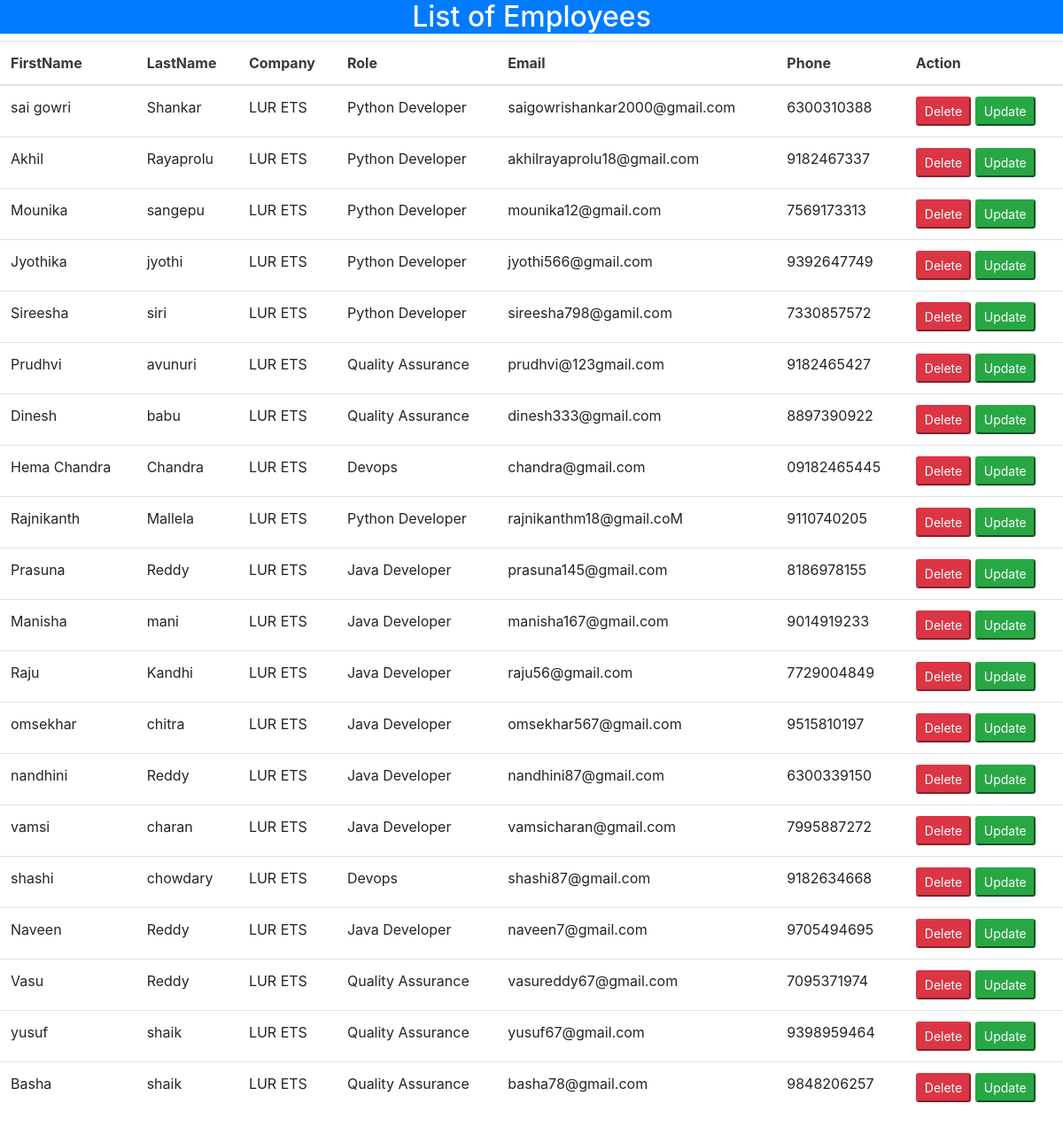
Page /showemp on the committed database.
### lur_monitor/models.py (models this page shows, shortened)
class Employee(models.Model):
    eFname = models.CharField(max_length=50,unique='true')
    eLname = models.CharField(max_length=50)
    eCompany = models.ForeignKey(Company, on_delete=models.CASCADE,default=0)
    empRole = models.ForeignKey(Role, on_delete=models.CASCADE, default=0)
    empId = models.ForeignKey(empId, on_delete=models.CASCADE,default=0)
    eEmail = models.EmailField(max_length=50)
    screenshot= models.FileField(upload_to="media", blank=True, null=True)
    url = models.URLField(max_length=200,null=True)
    apps = models.CharField(max_length=100,null=True)
    ePhone = models.CharField(max_length=50,null=True)
    created = models.DateTimeField(auto_now_add=True)
    app_img = models.FileField(upload_to="media", blank=True, null=True)
    class Meta:
        db_table = "employee"

class Company(models.Model):
    cName = models.CharField(max_length=50)
    cEmail = models.EmailField()
    cLogo = models.ImageField(upload_to="media", blank=True, null=True)
    cUrl = models.CharField(max_length=50)
    class Meta:
        db_table = "company"
    def __str__(self):
      return self.cName

class Role(models.Model):
     role = models.CharField(max_length=50,default=0)
     class Meta:
        db_table = "Role"
     def __str__(self):
      return self.role

### lur_monitor/views.py (the view)
# urls.py: path('showemp', views.showemp),
def showemp(request):
    employees = Employee.objects.all()
    return render(request, "showemp.html", {'employees':employees})

### lur_monitor/templates/showemp.html (shortened to what this page needs)
<!DOCTYPE html>
<html lang="en">
  <head>
    <link rel="stylesheet" href="https://stackpath.bootstrapcdn.com/bootstrap/4.1.3/css/bootstrap.min.css">
  </head>
  <body>
    <center><div><h2 class="bg-primary text-white">List of Employees</h2></div></center>
    <table class="table">
      <thead class="bg-muted text-dark">
        <tr>
          <th>FirstName</th>
          <th>LastName</th>
          <th>Company</th>
          <th>Role</th>
          <th>Email</th>
          <th>Phone</th>
          <th>Action</th>
        </tr>
      </thead>
      <tbody>
        {% for employee in employees %}
        <tr>
          <td>{{employee.eFname}}</td>
          <td>{{employee.eLname}}</td>
          <td>{{employee.eCompany}}</td>
          <td>{{employee.empRole}}</td>
          <td>{{employee.eEmail}}</td>
          <td>{{employee.ePhone}}</td>
          <td>
            <button class="btn-danger btn-sm" onclick="location.href='/deleteEmp/{{employee.eFname}}'">Delete</button>
            <button class="btn-success btn-sm" onclick="location.href='/editemp/{{employee.eFname}}'">Update</button>
          </td>
        </tr>
        {% endfor %}
      </tbody>
    </table>
  </body>
</html>

### rows in the picture
Employee: eFname "sai gowri", eLname "Shankar", eCompany "LUR ETS", empRole "Python Developer", eEmail "saigowrishankar2000@gmail.com", ePhone "6300310388"
Employee: eFname "Akhil", eLname "Rayaprolu", eCompany "LUR ETS", empRole "Python Developer", eEmail "akhilrayaprolu18@gmail.com", ePhone "9182467337"
Employee: eFname "Mounika", eLname "sangepu", eCompany "LUR ETS", empRole "Python Developer", eEmail "mounika12@gmail.com", ePhone "7569173313"
Employee: eFname "Jyothika", eLname "jyothi", eCompany "LUR ETS", empRole "Python Developer", eEmail "jyothi566@gmail.com", ePhone "9392647749"
Employee: eFname "Sireesha", eLname "siri", eCompany "LUR ETS", empRole "Python Developer", eEmail "sireesha798@gamil.com", ePhone "7330857572"
Employee: eFname "Prudhvi", eLname "avunuri", eCompany "LUR ETS", empRole "Quality Assurance", eEmail "prudhvi@123gmail.com", ePhone "9182465427"
Employee: eFname "Dinesh", eLname "babu", eCompany "LUR ETS", empRole "Quality Assurance", eEmail "dinesh333@gmail.com", ePhone "8897390922"
Employee: eFname "Hema Chandra", eLname "Chandra", eCompany "LUR ETS", empRole "Devops", eEmail "chandra@gmail.com", ePhone "09182465445"
Employee: eFname "Rajnikanth", eLname "Mallela", eCompany "LUR ETS", empRole "Python Developer", eEmail "rajnikanthm18@gmail.coM", ePhone "9110740205"
Employee: eFname "Prasuna", eLname "Reddy", eCompany "LUR ETS", empRole "Java Developer", eEmail "prasuna145@gmail.com", ePhone "8186978155"
Employee: eFname "Manisha", eLname "mani", eCompany "LUR ETS", empRole "Java Developer", eEmail "manisha167@gmail.com", ePhone "9014919233"
Employee: eFname "Raju", eLname "Kandhi", eCompany "LUR ETS", empRole "Java Developer", eEmail "raju56@gmail.com", ePhone "7729004849"
Employee: eFname "omsekhar", eLname "chitra", eCompany "LUR ETS", empRole "Java Developer", eEmail "omsekhar567@gmail.com", ePhone "9515810197"
Employee: eFname "nandhini", eLname "Reddy", eCompany "LUR ETS", empRole "Java Developer", eEmail "nandhini87@gmail.com", ePhone "6300339150"
Employee: eFname "vamsi", eLname "charan", eCompany "LUR ETS", empRole "Java Developer", eEmail "vamsicharan@gmail.com", ePhone "7995887272"
Employee: eFname "shashi", eLname "chowdary", eCompany "LUR ETS", empRole "Devops", eEmail "shashi87@gmail.com", ePhone "9182634668"
Employee: eFname "Naveen", eLname "Reddy", eCompany "LUR ETS", empRole "Java Developer", eEmail "naveen7@gmail.com", ePhone "9705494695"
Employee: eFname "Vasu", eLname "Reddy", eCompany "LUR ETS", empRole "Quality Assurance", eEmail "vasureddy67@gmail.com", ePhone "7095371974"
Employee: eFname "yusuf", eLname "shaik", eCompany "LUR ETS", empRole "Quality Assurance", eEmail "yusuf67@gmail.com", ePhone "9398959464"
Employee: eFname "Basha", eLname "shaik", eCompany "LUR ETS", empRole "Quality Assurance", eEmail "basha78@gmail.com", ePhone "9848206257"
